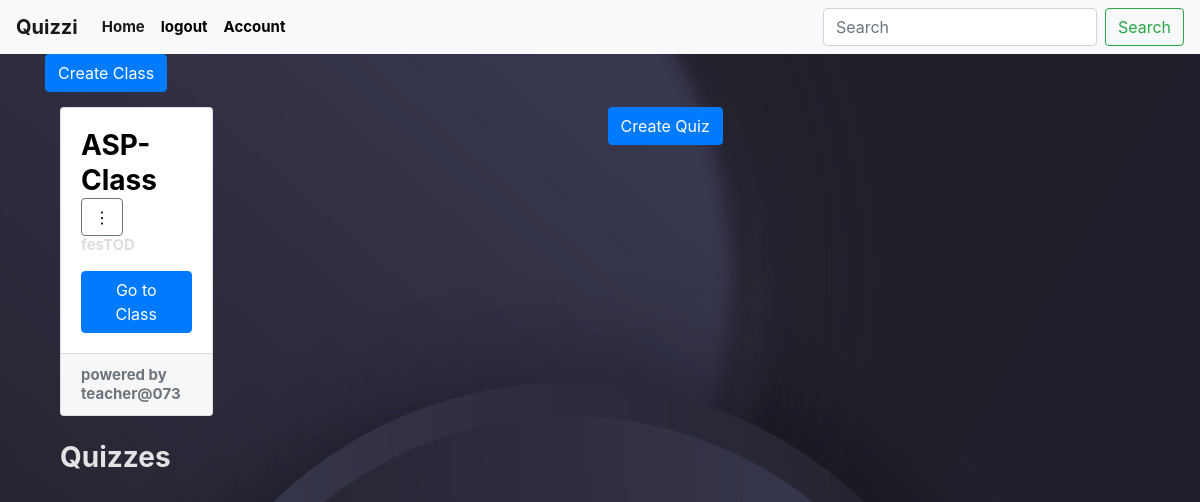
The page /home (signed in) on the database as committed earlier.
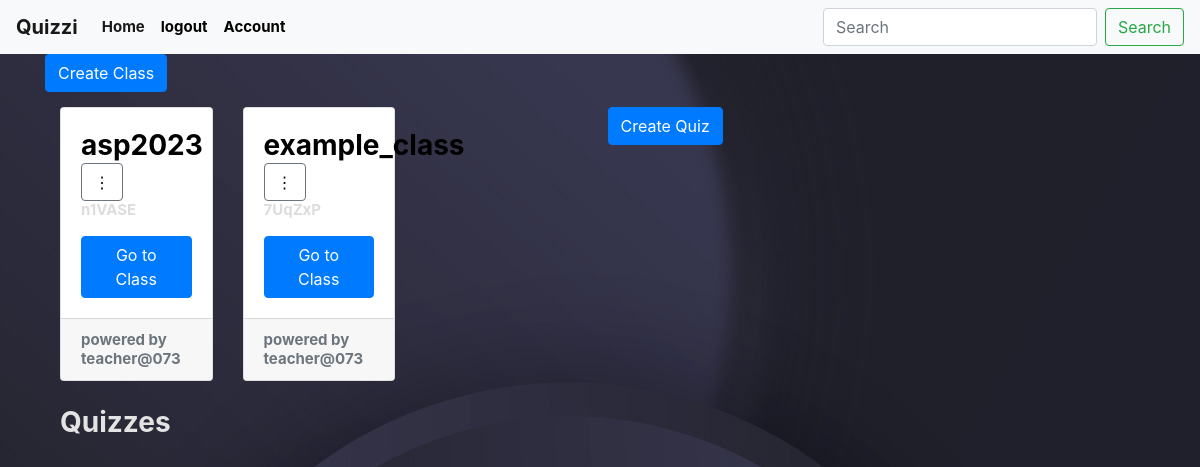
The same page on the database as committed later.
### quiz/models.py (models this page shows, shortened)
class Class(db.Model):
    id = db.Column(db.Integer, primary_key=True)
    username = db.Column(db.String(20),nullable=False)
    class_name = db.Column(db.String(100), nullable=False)
    class_code = db.Column(db.String(6),nullable=False)
    user_id = db.Column(db.Integer, nullable=False)
    nonuserid = db.Column(db.Integer, db.ForeignKey('user.id'), nullable=False)
    assignments = db.relationship('Assignment', backref='classs', lazy=True)
    created_at = db.Column(db.DateTime, server_default=db.func.now())  # Initialized
    quizzes = db.relationship('Quiz',backref='class_',lazy=True)

### quiz/routes.py (the view)
@app.route("/home", methods=['GET'])
def home():
    user = current_user
    role = current_user.role
    if current_user.is_authenticated:
        if role == 'teacher':
            classes = Class.query.filter_by(user_id=current_user.id).all()
        else:
            classes = current_user.classses
        return render_template('home.html', classes=classes, user=user)
    return render_template('home.html', user=user)

### quiz/models.py (called while the page is built)
@login_manager.user_loader
def load_user(user_id):
    return User.query.get(int(user_id))

### quiz/templates/home.html (shortened to what this page needs)
{% extends "layout.html" %}
{% block content %}
{% if user.role == 'teacher' %}
<form method="post" action="{{ url_for('add_class') }}">
    <button type="submit" class="btn btn-primary">Create Class</button>
</form>
{% else %}
<form method="POST" action="{{ url_for('join_class') }}">
    <button type="submit" class="btn btn-primary">Join Class</button>
</form>
{% endif %}
<div class="container-fluid">
    <div class="row">
        <div class="col-md-9">
            <div class="row class-cards">
                {% for classs in classes %}
                <div class="col-md-4">
                    <div class="class-card">
                        <div class="card">
                            <div class="card-body">
                                <tr>
                                    <td>
                                      <h4 style="display: inline-block;"><a href="{{ url_for('class_info', classid=classs.id) }}" style="color: black;">{{ classs.class_name }}</a></h4>
                                    </td>
                                    <td>
                                      <div class="dropdown" style="display: inline-block;">
                                        <button class="btn btn-secondary " type="button" id="dropdownMenuButton" data-toggle="dropdown" aria-haspopup="true" aria-expanded="false" style="color: black; background-color: white;" >
                                            &vellip;
                                        </button>
                                      </div>
                                    </td>
                                  </tr>
                                <p class="card-text">{{ classs.class_code }}</p>
                                <a href="{{ url_for('class_info', classid=classs.id) }}" class="btn btn-primary">Go to Class</a>
                            </div>
                            <div class="card-footer text-muted">
                                powered by {{ classs.username }}
                            </div>
                        </div>
                    </div>
                </div>
                {% endfor %}
            </div>
        </div>
        <div class="col-md-3">
            <div class="quiz-frame">
                {% if user.role == 'teacher' %}
                <form method="post" action="{{ url_for('add_quiz') }}">
                    <button type="submit" class="btn btn-primary">Create Quiz</button>
                </form>
                {% endif %}
            </div>
        </div>
    </div>
</div>
<div class="container mt-4">
    <div class="row">
        <div class="col-md-6">
            <h3>Quizzes</h3>
        </div>
    </div>
</div>
{% endblock %}

Rows that differ between the two databases and show on the page:
removed Class: class_name "ASP-Class", class_code "fesTOD", username "teacher@073"
added Class: class_name "asp2023", class_code "n1VASE", username "teacher@073"
added Class: class_name "example_class", class_code "7UqZxP", username "teacher@073"
